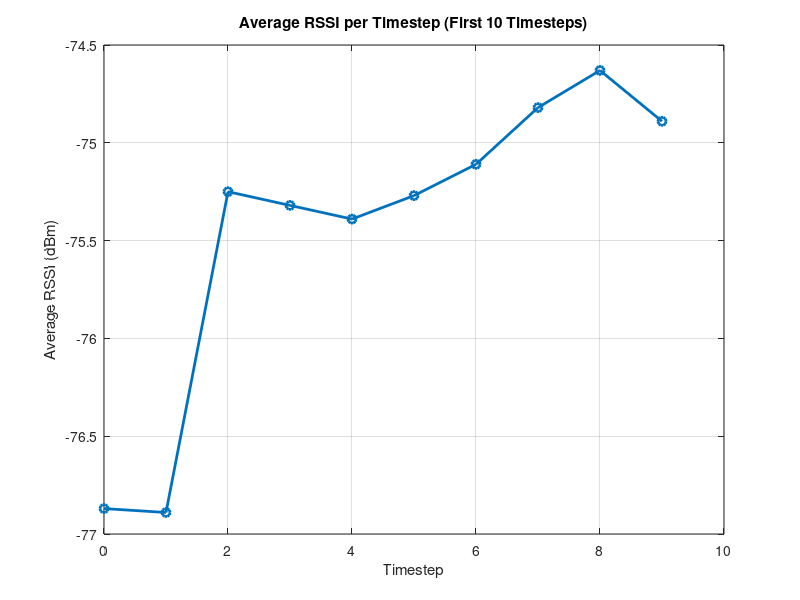

The MATLAB source for this figure:
% plot_RSSI_10_timesteps.m
clc; clear;

% RSSI values from parseFCDandComputeRSSI
timesteps = 0:9;
avgRSSI = [-76.87, -76.89, -75.25, -75.32, -75.39, -75.27, -75.11, -74.82, -74.63, -74.89];

figure;
plot(timesteps, avgRSSI, '-o','LineWidth',2,'MarkerSize',6);
xlabel('Timestep');
ylabel('Average RSSI (dBm)');
title('Average RSSI per Timestep (First 10 Timesteps)');
grid on;
